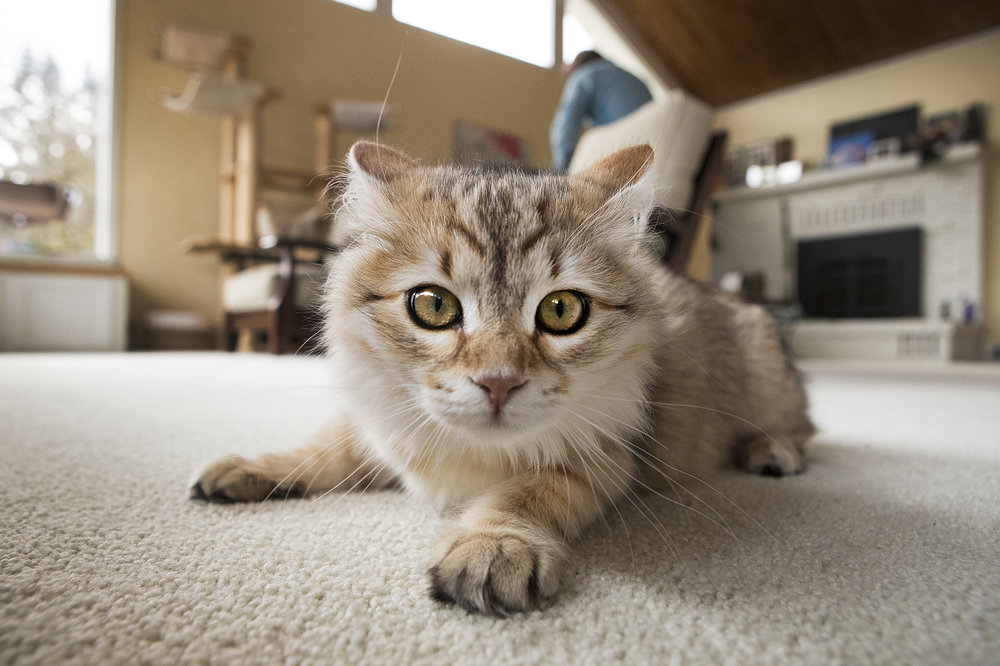
#> input picture 18-OpenCV/Photos/cat.jpg, 1000 x 666 px
$ python 14-gradients.py
#> lines starting #> are read from the running program, lines starting #| are printed output that depends on the picture; after the words box and inside, x2 and y2 are one past the last pixel; in counts of white or black regions, pixels touching at a corner belong together
from cv2 import cv2 as cv
import numpy as np

img=cv.imread('Photos/cat.jpg')
#> img is the input picture: shape (666, 1000, 3); mean B, G, R 124.8, 139.9, 151.1
cv.imshow('Cat',img)

gray=cv.cvtColor(img,cv.COLOR_BGR2GRAY)
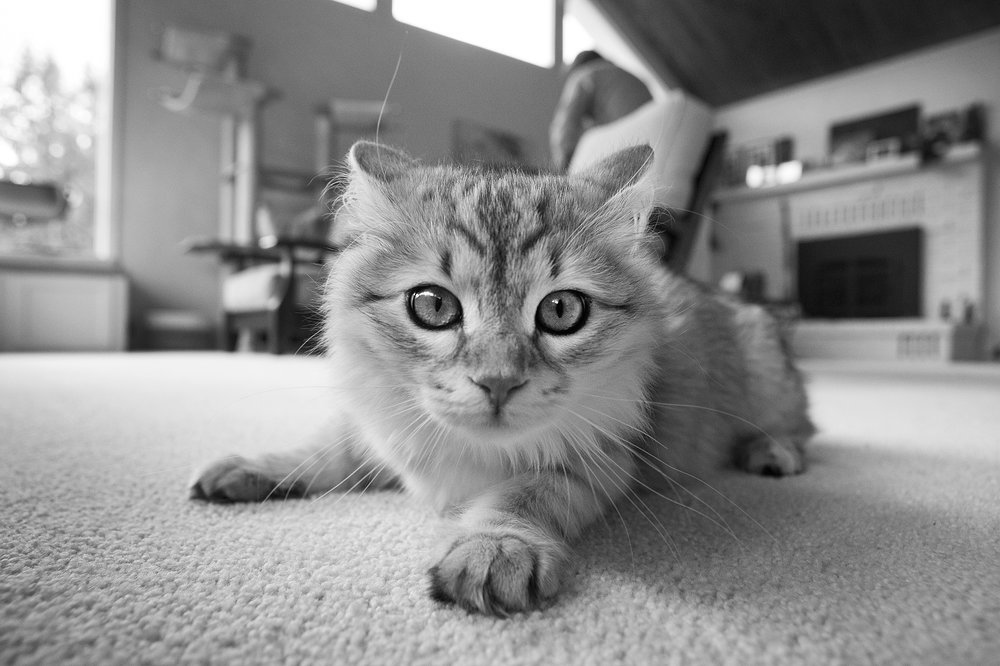
#> gray: shape (666, 1000); min 0, max 255, mean 141.5
cv.imshow('Gray',gray)

# Laplacian
lap=cv.Laplacian(gray,cv.CV_64F)
lap=np.uint8(np.absolute(lap))
cv.imshow('Laplacian',lap)

# Sobel
sobelx=cv.Sobel(gray,cv.CV_64F,1,0)
sobely=cv.Sobel(gray,cv.CV_64F,0,1)
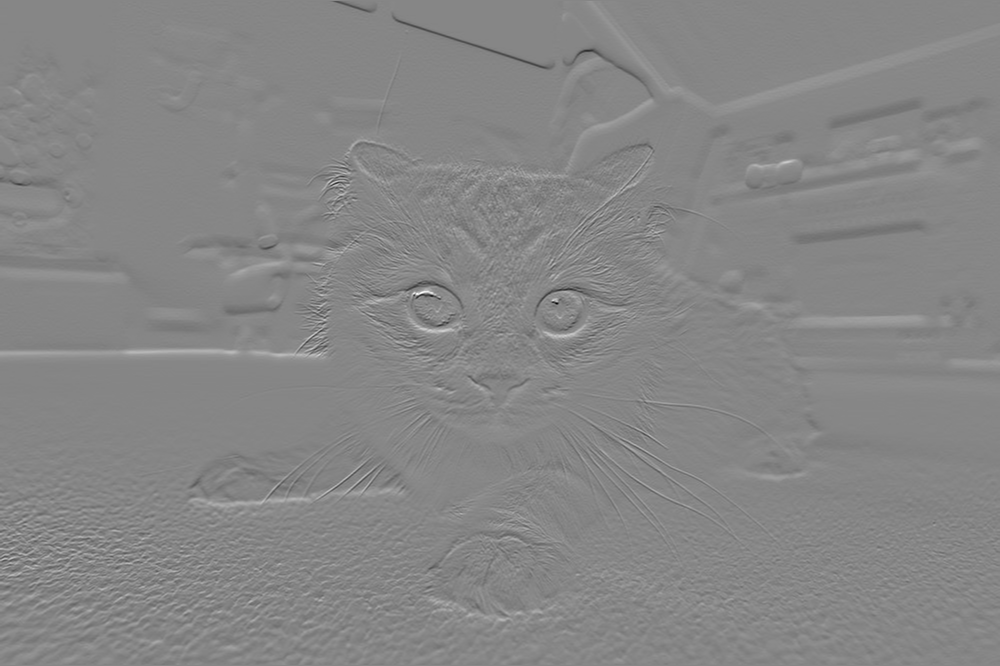
#> sobely: shape (666, 1000) float64; min -841, max 755, mean 0.3; drawn with min black and max white
combined_sobel=cv.bitwise_or(sobelx,sobely)
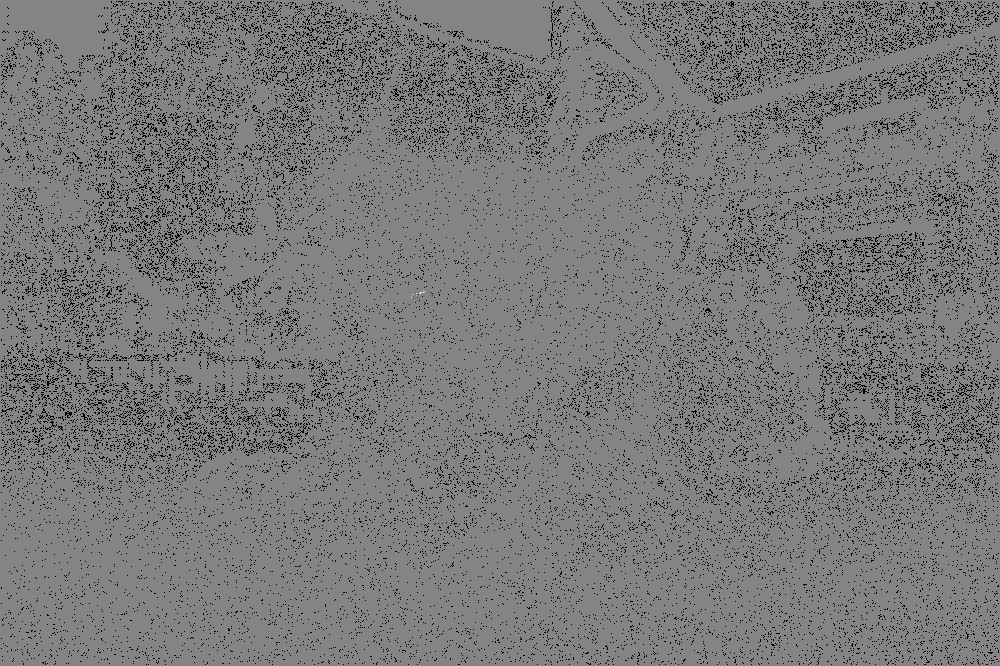
#> combined_sobel: shape (666, 1000) float64; 8.78% of the values are NaN or infinite; the others: min -128896, max 118528, mean -49.44; drawn with min black, max white, NaN and infinite black

cv.imshow('Sobel X',sobelx)
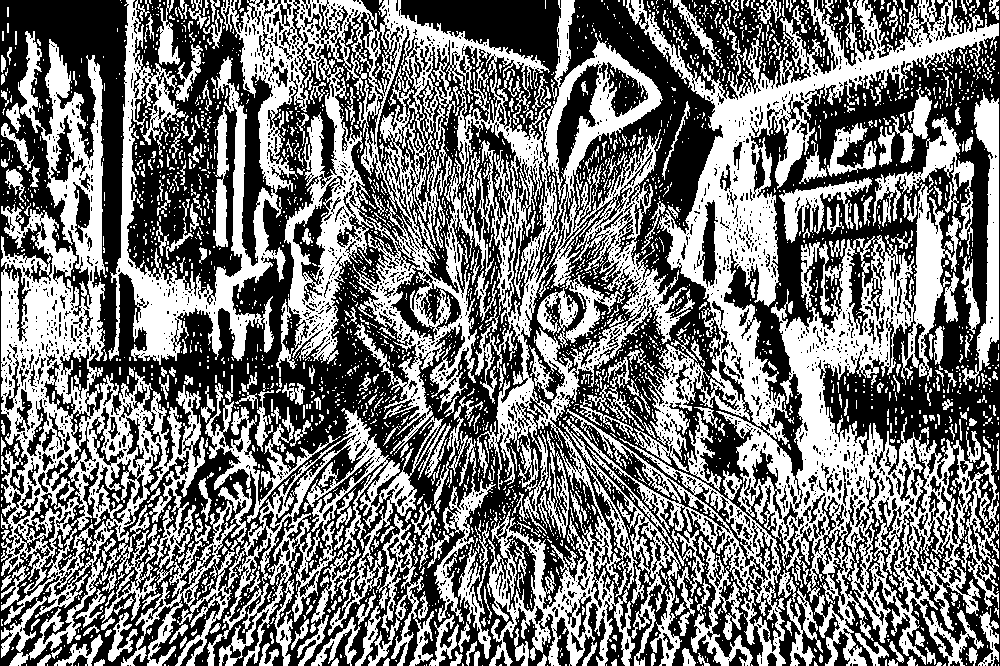
#> window 'Sobel X': shape (666, 1000); 46.5% white; 3033 white regions (2588 under 20 px), largest, box (x1, y1, x2, y2) and area: (108, 0, 691, 666) 96505, (626, 0, 999, 666) 74222, (1, 31, 444, 666) 55661
cv.imshow('Sobel Y',sobely)
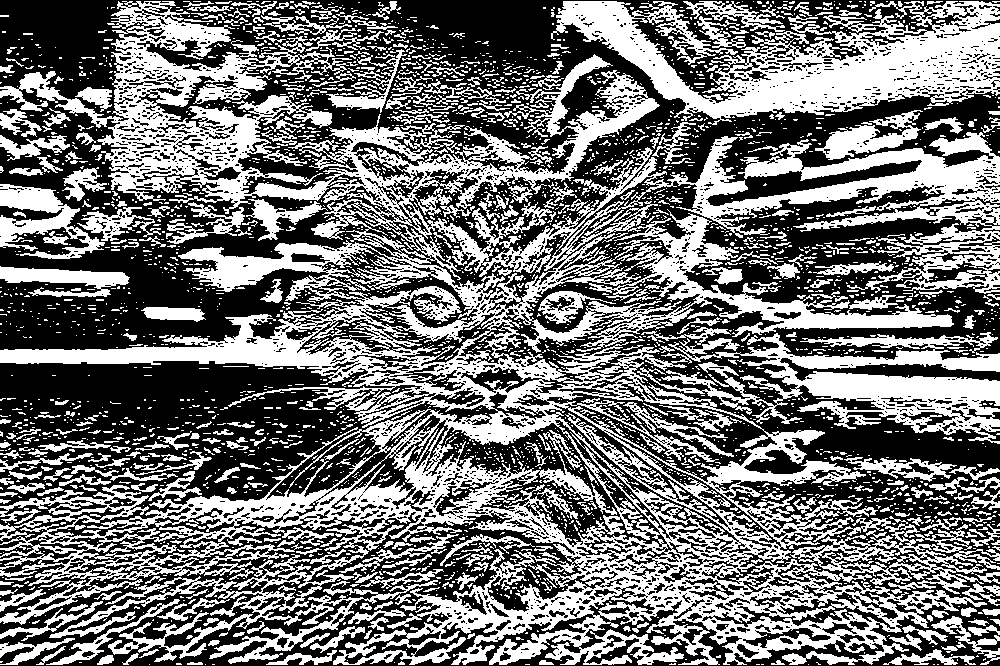
#> window 'Sobel Y': shape (666, 1000); 45.2% white; 3124 white regions (2632 under 20 px), largest, box (x1, y1, x2, y2) and area: (0, 1, 1000, 665) 204643, (551, 1, 1000, 125) 25582, (0, 184, 105, 259) 3276
cv.imshow('Combined Sobel',combined_sobel)
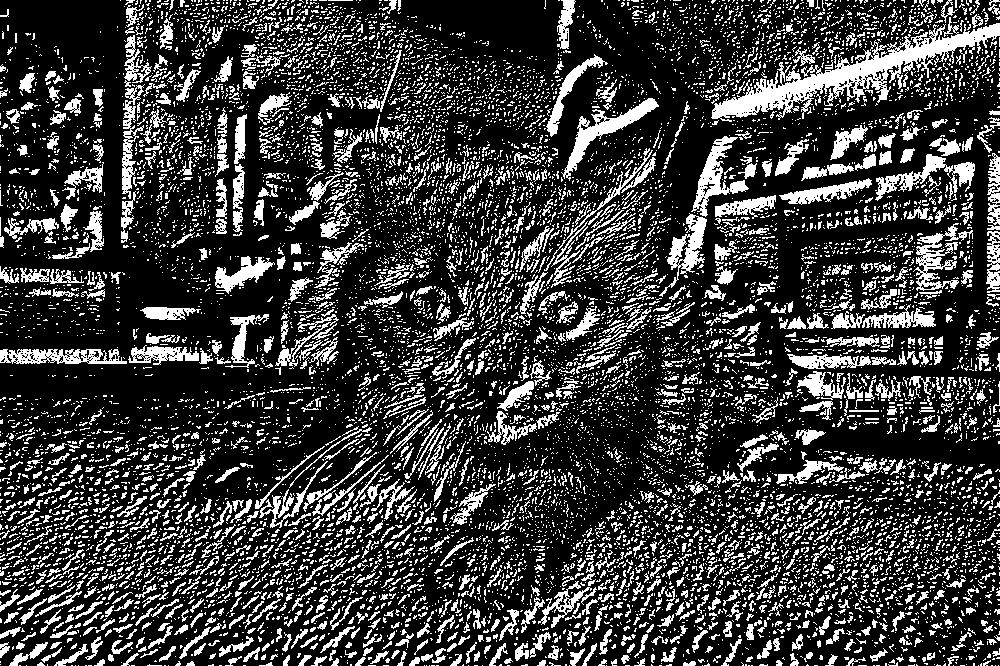
#> window 'Combined Sobel': shape (666, 1000); 23.4% white; 12223 white regions (10793 under 20 px), largest, box (x1, y1, x2, y2) and area: (711, 17, 1000, 122) 7159, (561, 98, 659, 181) 1638, (691, 136, 749, 217) 1395

canny=cv.Canny(gray,150,175)
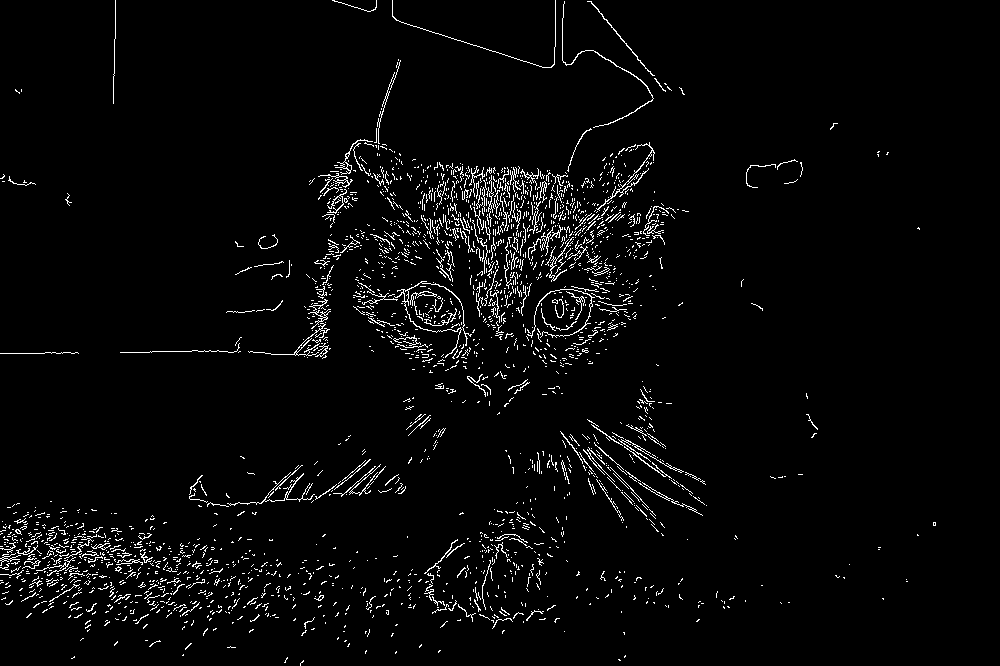
#> canny: shape (666, 1000); 3.1% white in thin lines or dots
cv.imshow('Canny',canny)

cv.waitKey(0)
